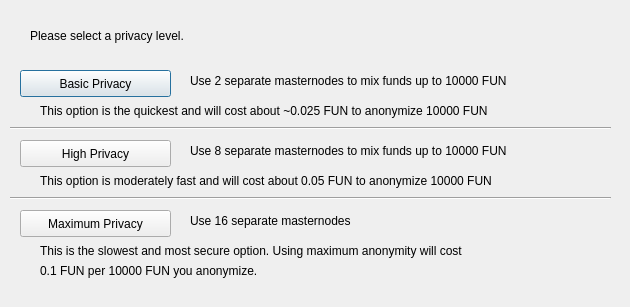
<?xml version="1.0" encoding="UTF-8"?>
<ui version="4.0">
 <class>ObfuscationConfig</class>
 <widget class="QDialog" name="ObfuscationConfig">
  <property name="geometry">
   <rect>
    <x>0</x>
    <y>0</y>
    <width>630</width>
    <height>307</height>
   </rect>
  </property>
  <property name="windowTitle">
   <string>Configure Obfuscation</string>
  </property>
  <widget class="QPushButton" name="buttonBasic">
   <property name="geometry">
    <rect>
     <x>20</x>
     <y>70</y>
     <width>151</width>
     <height>27</height>
    </rect>
   </property>
   <property name="text">
    <string>Basic Privacy</string>
   </property>
  </widget>
  <widget class="QPushButton" name="buttonHigh">
   <property name="geometry">
    <rect>
     <x>20</x>
     <y>140</y>
     <width>151</width>
     <height>27</height>
    </rect>
   </property>
   <property name="text">
    <string>High Privacy</string>
   </property>
  </widget>
  <widget class="QPushButton" name="buttonMax">
   <property name="geometry">
    <rect>
     <x>20</x>
     <y>210</y>
     <width>151</width>
     <height>27</height>
    </rect>
   </property>
   <property name="text">
    <string>Maximum Privacy</string>
   </property>
  </widget>
  <widget class="QLabel" name="label">
   <property name="geometry">
    <rect>
     <x>30</x>
     <y>20</y>
     <width>571</width>
     <height>31</height>
    </rect>
   </property>
   <property name="text">
    <string>Please select a privacy level.</string>
   </property>
  </widget>
  <widget class="QLabel" name="label_2">
   <property name="geometry">
    <rect>
     <x>190</x>
     <y>70</y>
     <width>421</width>
     <height>21</height>
    </rect>
   </property>
   <property name="text">
    <string>Use 2 separate masternodes to mix funds up to 10000 FUN</string>
   </property>
  </widget>
  <widget class="QLabel" name="label_3">
   <property name="geometry">
    <rect>
     <x>190</x>
     <y>140</y>
     <width>411</width>
     <height>21</height>
    </rect>
   </property>
   <property name="text">
    <string>Use 8 separate masternodes to mix funds up to 10000 FUN</string>
   </property>
  </widget>
  <widget class="QLabel" name="label_4">
   <property name="geometry">
    <rect>
     <x>190</x>
     <y>210</y>
     <width>421</width>
     <height>21</height>
    </rect>
   </property>
   <property name="text">
    <string>Use 16 separate masternodes</string>
   </property>
  </widget>
  <widget class="QLabel" name="label_6">
   <property name="geometry">
    <rect>
     <x>40</x>
     <y>100</y>
     <width>561</width>
     <height>21</height>
    </rect>
   </property>
   <property name="text">
    <string>This option is the quickest and will cost about ~0.025 FUN to anonymize 10000 FUN</string>
   </property>
  </widget>
  <widget class="QLabel" name="label_7">
   <property name="geometry">
    <rect>
     <x>40</x>
     <y>170</y>
     <width>561</width>
     <height>21</height>
    </rect>
   </property>
   <property name="text">
    <string>This option is moderately fast and will cost about 0.05 FUN to anonymize 10000 FUN</string>
   </property>
  </widget>
  <widget class="QLabel" name="label_8">
   <property name="geometry">
    <rect>
     <x>40</x>
     <y>240</y>
     <width>561</width>
     <height>21</height>
    </rect>
   </property>
   <property name="text">
    <string>This is the slowest and most secure option. Using maximum anonymity will cost</string>
   </property>
  </widget>
  <widget class="QLabel" name="label_9">
   <property name="geometry">
    <rect>
     <x>40</x>
     <y>260</y>
     <width>561</width>
     <height>21</height>
    </rect>
   </property>
   <property name="text">
    <string>0.1 FUN per 10000 FUN you anonymize.</string>
   </property>
  </widget>
  <widget class="Line" name="line">
   <property name="geometry">
    <rect>
     <x>10</x>
     <y>120</y>
     <width>601</width>
     <height>16</height>
    </rect>
   </property>
   <property name="orientation">
    <enum>Qt::Horizontal</enum>
   </property>
  </widget>
  <widget class="Line" name="line_2">
   <property name="geometry">
    <rect>
     <x>10</x>
     <y>190</y>
     <width>601</width>
     <height>16</height>
    </rect>
   </property>
   <property name="orientation">
    <enum>Qt::Horizontal</enum>
   </property>
  </widget>
 </widget>
 <resources/>
 <connections/>
</ui>
